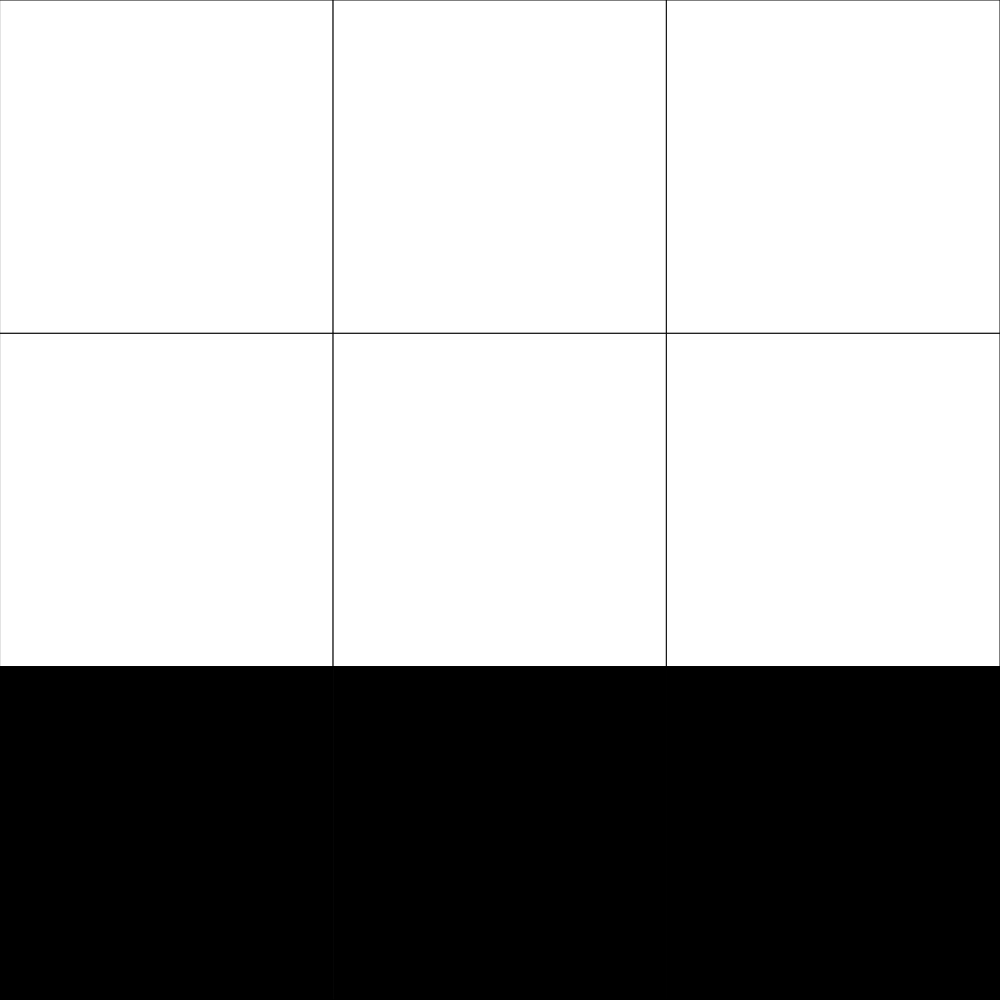
Frame 1 (no input)
Frame 60 (no input): identical to frame 1, image omitted
Frame 120 (the mouse pressed at the canvas centre since frame 60): identical to frame 1, image omitted

The p5.js sketch that drew this single still picture (run headless with seeded random() and noise() and a simulated clock; from frame 60 on, the mouse is pressed at the canvas centre):

// p5.js sketch
// ── sketch.js
// First Version of PlaceEnemies()
// Jienan Chen
// April 1, 2019
//
// Extra for Experts:
// - describe what you did to take this project "above and beyond"


let gridSize = 3;
let grid;
let cellSize;
let autoPlay;

function setup() {
  if (windowWidth > windowHeight) {
    createCanvas(windowHeight, windowHeight);
  }
  else {
    createCanvas(windowWidth, windowWidth);
  }
  
  grid = createRandom2DArray(gridSize, gridSize);
  cellSize = width/gridSize;
}

function draw() {
  background(255);
  displayGrid();
}

function displayGrid() {
  for (let y = 0; y < gridSize; y++) {
    for (let x = 0; x < gridSize; x++) {      
      
      if (grid[y][x] === 0) {
        fill(255);
      }
      else{
        fill(0);
      }
      rect(x*cellSize, y*cellSize, cellSize, cellSize);
    }
  }
}



function createRandom2DArray(cols, rows) {
  let emptyArray = [];
  let options = [[1,0,0], [0,1,0], [0,0,1]];
  //let options2 = [[2,1,1], [1,2,1], [1,1,2]];
  //let options3 = [[2,1,1], [1,2,1], [1,1,2]];
  let choice = random(options);
  let choice2 = random(options);
  let choice3 = random(options);
  for (let i = 0; i < rows; i++) {
    emptyArray.push([]);
    for (let j = 0; j < cols ; j++) {
      emptyArray[i].push(choice[i]);
      emptyArray[i].push(choice[i]);
      emptyArray[i].push(choice[i]);
      //console.log(emptyArray[1]);
      //console.log(emptyArray[2]);
      //console.log(emptyArray[3]);
      //console.log("this",choice);
    }
  }
  //     choice = random(options);
  //     if (choice === 1){
  //       emptyArray[i].push(1);
  //       choice = 0;
  //     }
  //     else if (choice === 0){
  //       emptyArray[i].push(0);
  //     }
  //      choice = random(options);
  //   }
  // }
  return emptyArray;
  console.log(emptyArray)
}
